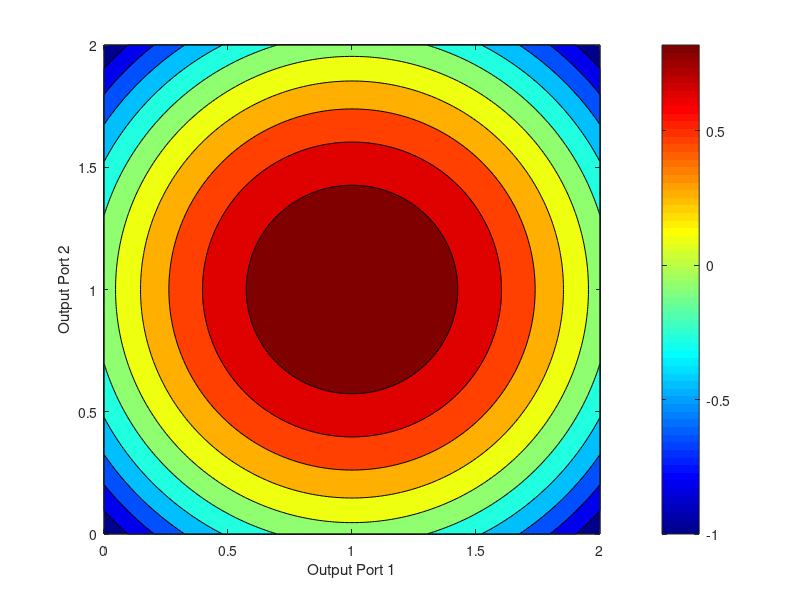
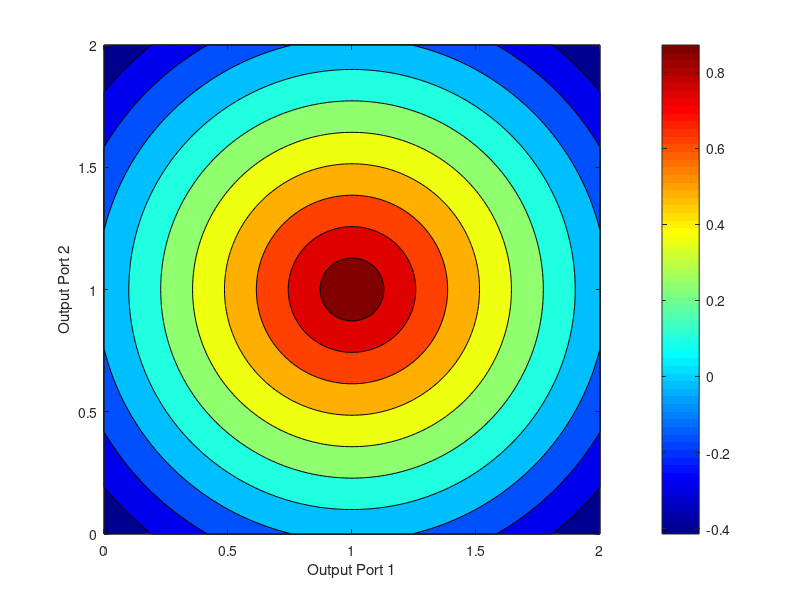

The MATLAB script that drew these images, in order:
% [X,Y] = meshgrid(0:0.1:30,0:0.05:1);
% Z1 = (nthroot(X,3).*(1-Y))/3;
% % Z1 = ((X.^3).*(1-Y).^2)/3;
% % Z2 = X./(600*Y);
% [X3,Y3] = meshgrid(0:0.01:1,0:0.01:1);
% Z3 = X3./Y3;
% % s=surf(Z);
% % s.EdgeColor='none';
% % hold on;
% figure(1)
% contourf(X,Y,Z1);
% xlabel('Q factor')
% ylabel('Side Level Average')
% % xticks(0:5:30)
% % yticks(0:0.25:1)
% colormap jet;
% colorbar;
% 
% % figure(2)
% % contourf(X,Y,Z2);
% % xlabel('Q factor')
% % ylabel('Side Level Average')
% % % xticks(0:5:30)
% % % yticks(0:0.25:1)
% % colormap jet;
% % colorbar;
% 
% figure(3)
% contourf(X3,Y3,Z3);
% xlabel('Inside Range Average')
% ylabel('Outside Range Average')
% % xticks(0:5:30)
% % yticks(0:0.25:1)
% colormap jet;
% colorbar;

%% 2D splitter FOM %%
[X,Y] = meshgrid(0:0.01:2,0:0.01:2);
Z1 = 1 - ((X-1).^2 + (Y-1).^2);
Z2 = 1 - sqrt((X-1).^2 + (Y-1).^2);
figure(1);
contourf(X, Y, Z1);
xlabel('Output Port 1');
ylabel('Output Port 2');
colormap(jet);
colorbar;

figure(2);
contourf(X, Y, Z2);
xlabel('Output Port 1');
ylabel('Output Port 2');
colormap(jet);
colorbar;
